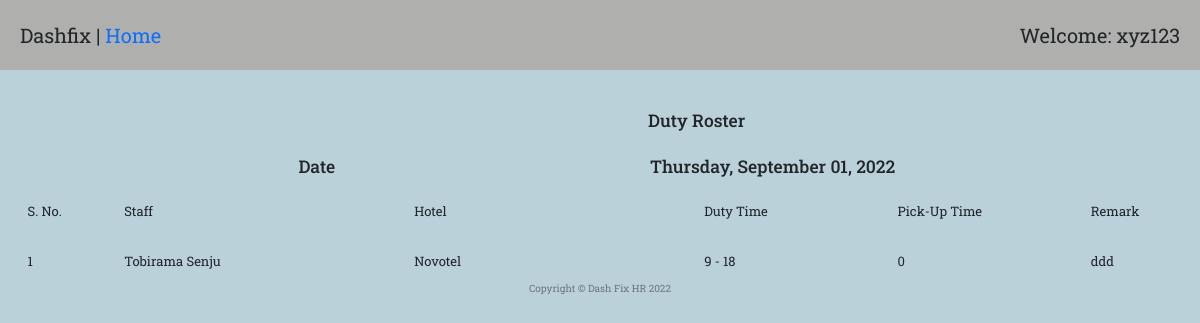
/roster_single/5 (signed in), run on an earlier commit of the app's database.
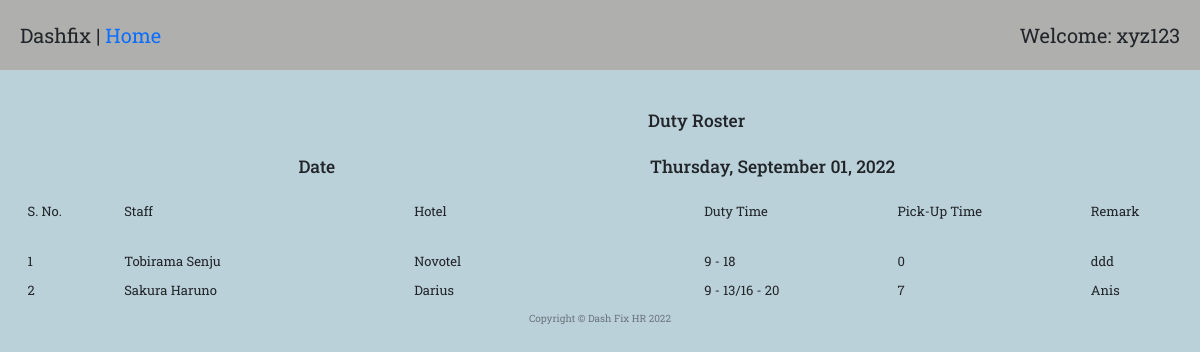
And on a later commit of the database.
### mainTest.py (models this page shows)
class employeeMaster(db.Model):
    __tablename__ = "employeeMaster"
    id = Column(Integer, primary_key=True)
    employeeID = Column(String(300))
    joining_date = Column(DateTime)
    name = Column(String(300))
    addressUae = Column(String(300))
    poBox = Column(String(300))
    mobilePersonal = Column(Integer)
    mobileHome = Column(Integer)
    personalMail = Column(String(300))
    addressHome = Column(String(300))
    passportNumber = Column(Integer)
    nationality = Column(String(300))
    ownCar = Column(Boolean)
    carRent = Column(Boolean)
    company_laptop = Column(String(300))
    company_mobile = Column(String(300))
    emUaeName = Column(String(300))
    emUaeRel = Column(String(300))
    emUaeAddr = Column(String(300))
    emUaeMobileNumber = Column(Integer)
    emUaeHomeNumber = Column(Integer)
    originCountry = Column(String(300))
    emCoName = Column(String(300))
    emCoRel = Column(String(300))
    emCoAddr = Column(String(300))
    emCoMobileNumber = Column(Integer)
    emCoHomeNumber = Column(Integer)
    createdBy = Column(Integer, ForeignKey("Users.id"))
    user = relationship("User", back_populates="employee")
    departmentId = Column(Integer, ForeignKey("departmentMaster.id"))
    department = relationship("departmentMaster", back_populates="employee")
    document = relationship("documentMaster", back_populates="employee")
    actionItem = relationship("actionItemMaster", back_populates="employee")
    leave = relationship("leaveApplicationMaster", back_populates="employee")
    passport = relationship("passportApplicationMaster", back_populates="employee")
    timesheet = relationship("timesheetEntryMaster", back_populates="employee")
    roster = relationship("rosterEntryMaster", back_populates="employee")

class hotelMaster(db.Model):
    __tablename__ = "hotelMaster"
    id = Column(Integer, primary_key=True)
    name = Column(String(300))
    address = Column(String(300))
    rosterEntry = relationship("rosterEntryMaster", back_populates="hotel")
    timesheet = relationship("timesheetMaster", back_populates="hotel")

class rosterEntryMaster(db.Model):
    __tablename__ = "rosterEntryMaster"
    id = Column(Integer, primary_key=True)
    timeIn1 = Column(Integer)
    timeOut1 = Column(Integer)
    timeIn2 = Column(Integer)
    timeOut2 = Column(Integer)
    pickUp = Column(Integer)
    remark = Column(String(300))
    absent = Column(String(300))
    employeeID = Column(Integer, ForeignKey("employeeMaster.id"))
    employee = relationship("employeeMaster", back_populates="roster")
    rosterID = Column(Integer, ForeignKey("rosterMaster.id"))
    roster = relationship("rosterMaster", back_populates="entry")
    hotelID = Column(Integer, ForeignKey("hotelMaster.id"))
    hotel = relationship("hotelMaster", back_populates="rosterEntry")

### mainTest.py (the view)
@app.route("/roster_single/<roster_id>", methods=["GET", "POST"])
@admin_only
def roster_single(roster_id):
    roster_entries = db.session.query(rosterEntryMaster).filter_by(rosterID=roster_id).all()
    roster_element = rosterMaster.query.get(roster_id)
    roster_date = roster_element.date
    roster_day = datetime.datetime.strptime(roster_date, "%Y-%m-%d").strftime('%A')
    roster_full_date = datetime.datetime.strptime(roster_date, '%Y-%m-%d').strftime('%B %d, %Y')
    employee_list = []
    hotel_list = []
    for i in roster_entries:
        employee = db.session.query(employeeMaster).filter_by(id=i.employeeID).first()
        hotel = db.session.query(hotelMaster).filter_by(id=i.hotelID).first()
        hotel_list.append(hotel.name)
        employee_list.append(employee.name)
    return render_template("roster_entries.html", entries=roster_entries, employees=employee_list, hotels=hotel_list,
                           len=range(len(roster_entries)), date=roster_full_date, day=roster_day)

### mainTest.py (called while the page is built)
def admin_only(f):
    @wraps(f)
    def decorated_function(*args, **kwargs):
        admin = User.query.all()
        admin_id = []
        for i in admin:
            id_ = i.id
            admin_id.append(id_)
        if current_user.id not in admin_id:
            return abort(403)
        return f(*args, **kwargs)
    return decorated_function

@login_manager.user_loader
def load_user(user_id):
    return User.query.get(int(user_id))

### templates/roster_entries.html (shortened to what this page needs)
{% extends 'bootstrap/base.html' %}
{% import "bootstrap/wtf.html" as wtf %}
{% block content %}
{% include "header.html" %}
  <div class="welcome">
    <span>Dashfix | <a href="{{url_for('home')}}">Home</a></span>
    <span>Welcome: xyz123</span>
  </div>
  <div class="row" style="text-align: center;">
    <div class="col-2">
    </div>
    <div class="col-10">
      <div class="row">
        <div class="col-12">
          <h3>Duty Roster</h3>
        </div>
      </div>
      <div class="row">
        <div class="col-2">
          <h3>Date</h3>
        </div>
        <div class="col-10">
          <h3>{{day}}, {{date}}</h3>
        </div>
      </div>
    </div>
  </div>
  <div class="row">
    <div class="col-1"><p>S. No.</p></div>
    <div class="col-3"><p>Staff</p></div>
    <div class="col-3"><p>Hotel</p></div>
    <div class="col-2"><p>Duty Time</p></div>
    <div class="col-2"><p>Pick-Up Time</p></div>
    <div class="col-1">Remark</div>
  </div>
  <div class="row">
    {% for i in len %}
      {% if entries[i].absent == 'none' %}
        <div class="col-1"><p>{{ i + 1 }}</p></div>
        <div class="col-3"><p>{{ employees[i] }}</p></div>
        <div class="col-3"><p>{{ hotels[i] }}</p></div>
        {% if entries[i].timeIn2 == 0 %}
          <div class="col-2"><p>{{ entries[i].timeIn1 }} - {{ entries[i].timeOut1 }}</p></div>
        {% else %}
          <div class="col-2"><p>{{ entries[i].timeIn1 }} - {{ entries[i].timeOut1 }}/{{ entries[i].timeIn2 }} - {{ entries[i].timeOut2 }}</p></div>
        {% endif %}
        <div class="col-2"><p>{{ entries[i].pickUp }}</p></div>
        <div class="col-1">{{ entries[i].remark }}</div>
      {% else %}
        <div class="col-1"><p>{{ i + 1 }}</p></div>
        <div class="col-3"><p>{{ employees[i] }}</p></div>
        <div class="col-8" style="text-align: center; background-color: yellow;"><p>{{ entries[i].absent }}</p></div>
      {% endif %}
    {% endfor %}
  </div>
{% include "footer.html" %}
{% endblock %}

What changed in the data, as far as the page shows it:
now on this page (row unchanged): employeeMaster: name "Sakura Haruno"
now on this page (row unchanged): hotelMaster: name "Darius"
added rosterEntryMaster: timeIn1 "9", timeOut1 "13", timeIn2 "16", timeOut2 "20", pickUp "7", remark "Anis"
Also different on the page:
new list line: "2 - / -"
